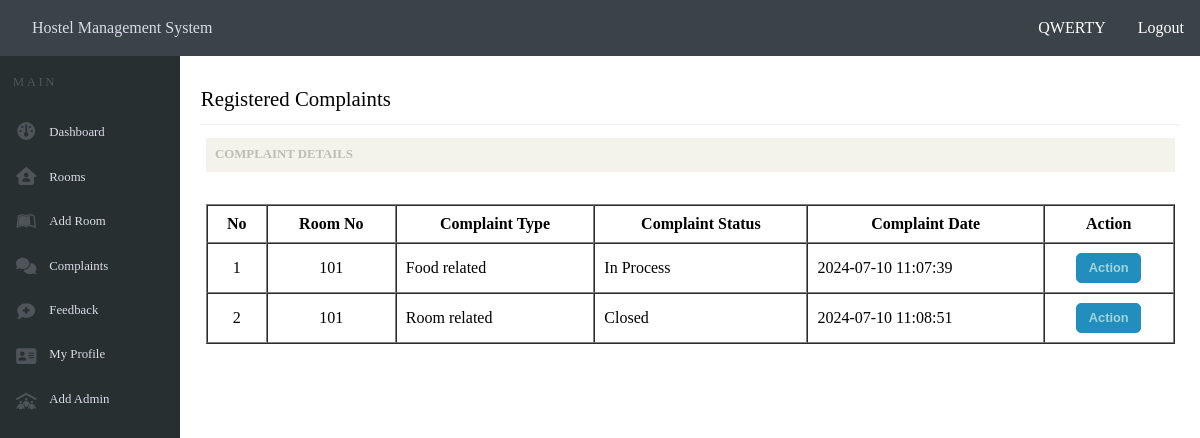
The page /registeredcomplaint.php (signed in) on the database its author committed.
### tables this page shows
CREATE TABLE `register_complaint` (
  `register_complaint_id` int(5) NOT NULL,
  `registration_no` int(3) NOT NULL,
  `room_no` varchar(8) NOT NULL,
  `complaint_type` varchar(12) NOT NULL,
  `explain_complaint` varchar(300) NOT NULL,
  `file_name` varchar(500) NOT NULL,
  `complaint_status` varchar(30) NOT NULL DEFAULT 'Unprocessed',
  `complaint_date` timestamp NOT NULL DEFAULT current_timestamp()
);

### registeredcomplaint.php (the view, shortened to what this page needs)
<?php
class ComplaintSystem {
    private $conn;
    public function __construct() {
        include 'connectdatabase.php';
        $this->conn = $conn;
    }
    public function getAdminName() {
        $getEmail = $_SESSION["email"];
        $queryName = "SELECT username FROM admin_login WHERE admin_email = '" . mysqli_real_escape_string($this->conn, $getEmail) . "'";
        $result = mysqli_query($this->conn, $queryName);
        $nameResult = mysqli_fetch_assoc($result);
        return $nameResult['username'];
    }
    public function getRegisteredComplaints() {
        $queryComplaints = "SELECT register_complaint_id, room_no, complaint_type, complaint_status, complaint_date FROM register_complaint";
        $result = mysqli_query($this->conn, $queryComplaints);
        return mysqli_fetch_all($result, MYSQLI_ASSOC);
    }
}
$complaintSystem = new ComplaintSystem();
$complaintSystem->checkAdminLogin();
$fullName = $complaintSystem->getAdminName();
$complaints = $complaintSystem->getRegisteredComplaints();
?>
<!DOCTYPE html>
<html lang="en">
<head>
    <link rel="stylesheet" href="headerandnavbar.css">
    <link rel="stylesheet" href="maincontent.css">
    <link rel="stylesheet" href="roomdetail.css">
</head>
<body>
    <header>
        <a href="dashboardadmin.php">Hostel Management System</a>
        <div class="user-info">
            <span><?php echo htmlspecialchars($fullName); ?></span>
            <a href="logout.php">Logout</a>
        </div>
    </header>
    <div class="main">
        <div class="navbar">
            <p id="none">MAIN</p>
            <div class="contentnavbar">
                <div class="iconnavbar">
                </div>
                <div class="textnavbar">
                    <a href="dashboardadmin.php"><p id="dashboard">Dashboard</p></a>
                    <a href="roominfo.php"><p id="rooms">Rooms</p></a>
                    <a href="addroom.php"><p id="addRoom">Add Room</p></a>
                    <a href="registeredcomplaint.php"><p id="complaints">Complaints</p></a>
                    <a href="registeredfeedback.php"><p id="feedback">Feedback</p></a>
                    <a href="profileadmin.php"><p id="myProfile">My Profile</p></a>
                    <a href="addadmin.php"><p id="addAdmin">Add Admin</p></a>
                </div>
            </div>
        </div>
        <div class="maincontent">
            <p id="userlogin">Registered Complaints</p>
            <hr>
            <div class="container">
                <div class="box">
                    <div class="boxheader">
                        <p>COMPLAINT DETAILS</p>
                    </div>
                    <div class="boxinfo">
                        <table border="1" cellspacing="0">
                            <thead>
                                <tr>
                                    <th>No</th>
                                    <th>Room No</th>
                                    <th>Complaint Type</th>
                                    <th>Complaint Status</th>
                                    <th>Complaint Date</th>
                                    <th>Action</th>
                                </tr>
                            </thead>
                            <tbody>
                                <?php $i = 1; ?>
                                <?php foreach ($complaints as $row) : ?>
                                <tr>
                                    <td id="center"><?= $i; ?></td>
                                    <td id="center"><?= $row["room_no"]; ?></td>
                                    <td><?= $row["complaint_type"]; ?></td>
                                    <td><?= $row["complaint_status"]; ?></td>
                                    <td><?= $row["complaint_date"]; ?></td>
                                    <td id="center"><a href="complaintactionadmin.php?id=<?php echo $row['register_complaint_id']; ?>"><button>Action</button></a></td>
                                </tr>
                                <?php $i++; ?>
                                <?php endforeach; ?>
                            </tbody>
                        </table>
                    </div>
                </div>
            </div>
        </div>
    </div>
</body>
</html>

### headerandnavbar.css (style rules this page uses)
* { margin: 0; padding: 0; box-sizing: border-box; }
html, body { height: 100%; }
body { display: flex; flex-direction: column; }
header { width: 100%; height: 3.5em; display: flex; align-items: center; justify-content: space-between; background-color: #3A4348; position: fixed; top: 0; left: 0; right: 0; }
header a { margin-left: 2em; color: #DADBE8; text-decoration: none; cursor: pointer; }
.user-info { display: flex; align-items: center; justify-content: space-evenly; padding-right: 1em; }
.user-info span, .user-info a { color: #fff; }
.main { display: flex; flex: 1; margin-top: 3.5em; }
.navbar { background-color: #282F30; width: 15%; height: calc(100% - 3.5em); position: fixed; top: 3.5em; bottom: 0; }
.navbar p { color: #4E5459; letter-spacing: .2em; font-size: .8em; padding: 1.5em 0 0 1em; }
.contentnavbar { display: flex; }
.iconnavbar { display: flex; flex-direction: column; align-items: center; justify-content: space-between; height: 18em; margin: 2em 0 0 1em; }
.textnavbar { display: flex; flex-direction: column; justify-content: space-between; width: 100%; margin-top: 1em; height: 18.8em; }
.textnavbar a { text-decoration: none; }
.textnavbar p { color: #DADBE8; letter-spacing: normal; }

### maincontent.css (style rules this page uses)
.maincontent { width: 100%; margin-left: 15%; overflow-y: auto; height: calc(100vh - 3.5em); }
#userlogin { margin: 1.5em 0 0 1em; font-size: 1.3em; }
hr { background-color: #eee; border: 0 none; color: #eee; height: 1px; margin: .8em auto; width: 96%; }

### roomdetail.css (style rules this page uses)
.container { display: flex; justify-content: center; width: 100%; height: 80%; }
.box { width: 95%; }
.boxheader { background-color: #F3F3EB; padding: .6em; }
.boxheader p { color: #BDBDB5; font-weight: 600; font-size: .8em; }
.boxinfo { width: 100%; margin-top: 2em; padding-bottom: 1em; }
.boxinfo table { width: 100%; }
th, td { padding: 9px; }
table button { background-color: #228EBD; color: #9ED5DC; font-weight: bold; font-size: .8em; padding: .5em .9em; border-radius: 5px; border: 1px solid #228EBD; }
#center { text-align: center; }

### rows shown on the page
register_complaint: room_no "101", complaint_type "Food related", complaint_status "In Process", complaint_date "2024-07-10 11:07:39"
register_complaint: room_no "101", complaint_type "Room related", complaint_status "Closed", complaint_date "2024-07-10 11:08:51"

### other values the page prints
$fullName "QWERTY"
